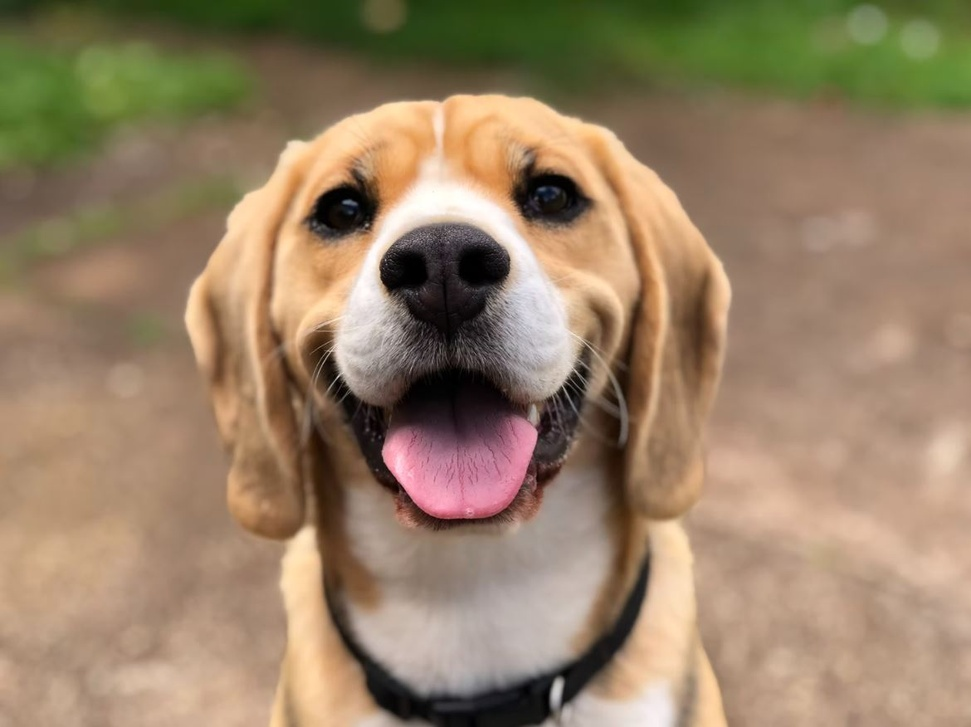
#> input picture resources/Image.jpg, 971 x 727 px, shrunk from 1170 x 876 before the run; its folder holds only this picture in this run
$ python -i High_pass_to_Low_pass.py   (imports and definitions only)
#> lines starting #> are read from the running program, lines starting #| are printed output that depends on the picture
#> in upload_photo_and_display, image is the input picture: shape (727, 971, 3); mean B, G, R 102.9, 129.7, 152
import tkinter as tk
from tkinter import *
from tkinter import filedialog, messagebox
import cv2
import matplotlib.pyplot as plt
import customtkinter

def apply_high_pass_filter(file_path):
#> called with file_path = '../resources/Image.jpg'
    image = cv2.imread(file_path, cv2.IMREAD_COLOR)
    if image is None:
        messagebox.showerror("Error", "Failed to read the image.")
        return

    # Convert to grayscale
    gray_image = cv2.cvtColor(image, cv2.COLOR_BGR2GRAY)
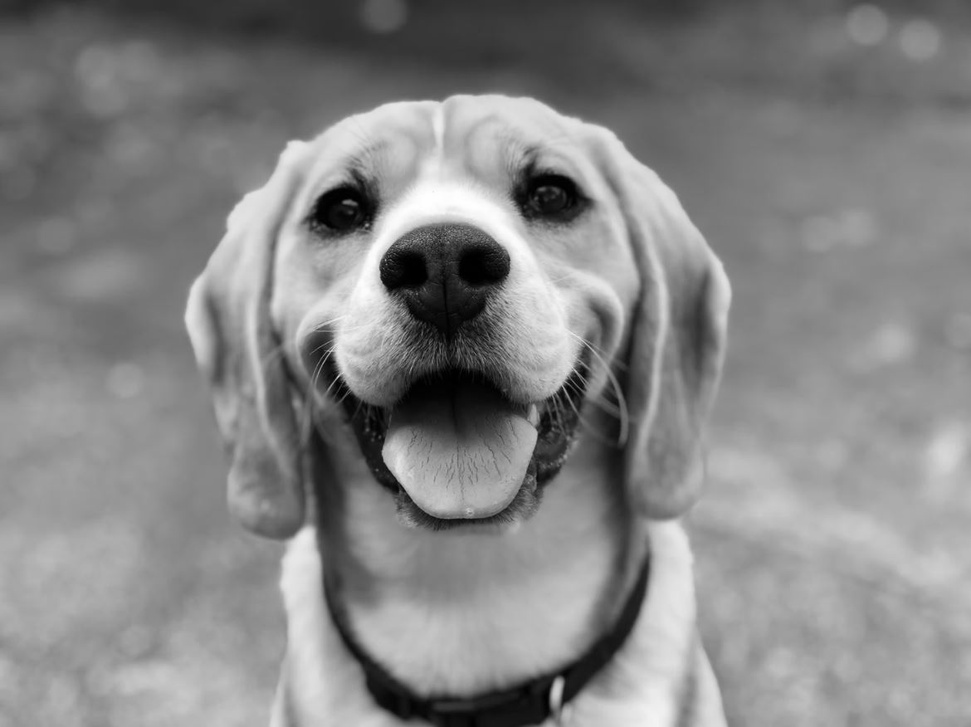
#> gray_image: shape (727, 971); min 0, max 254, mean 133.4

    # Apply Gaussian blur
    blurred_image = cv2.GaussianBlur(gray_image, (21, 21), 0)

    # Subtract the blurred image from the original image
    high_pass_image = cv2.subtract(gray_image, blurred_image)
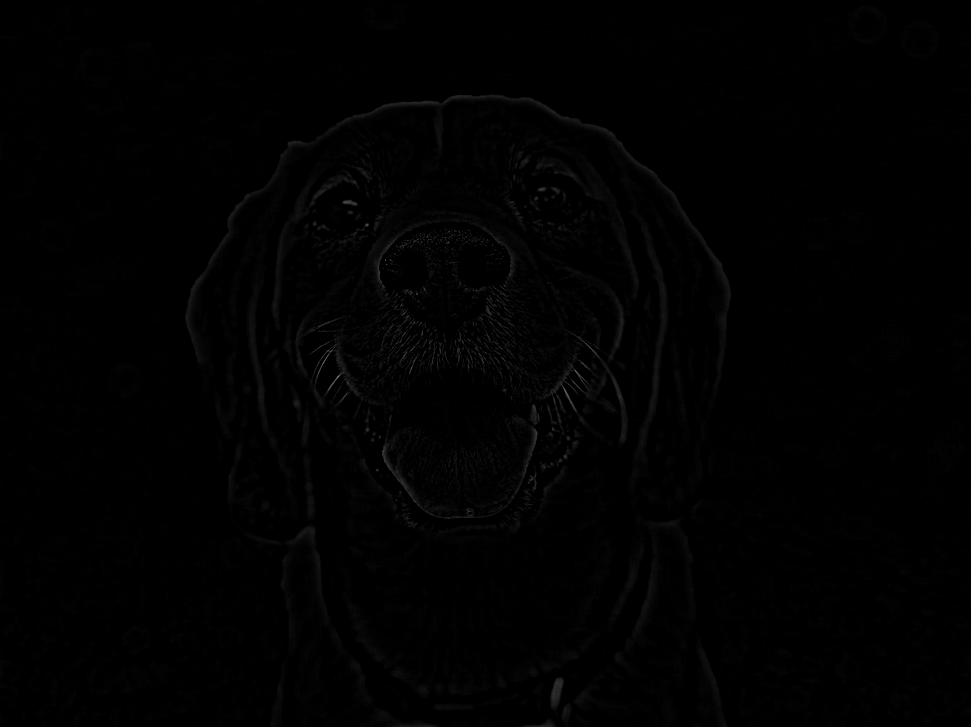
#> high_pass_image: shape (727, 971); min 0, max 130, mean 1.4

    # Normalize the result
    normalized_high_pass = cv2.normalize(high_pass_image, None, 0, 255, cv2.NORM_MINMAX)

    return normalized_high_pass

def apply_low_pass_filter(file_path):
    image = cv2.imread(file_path, cv2.IMREAD_COLOR)
    if image is None:
        messagebox.showerror("Error", "Failed to read the image.")
        return

    # Convert to grayscale
    gray_image = cv2.cvtColor(image, cv2.COLOR_BGR2GRAY)

    # Apply Gaussian blur for low-pass filtering
    low_pass = cv2.GaussianBlur(gray_image, (21, 21), 0)

    return low_pass

def upload_photo_and_display(file_path):
    # Verify the image is read correctly
    image = cv2.imread(file_path, cv2.IMREAD_COLOR)
    if image is not None:
        # Display the original image
        plt.figure(figsize=(12, 6))
        plt.subplot(1, 3, 1)
        plt.imshow(cv2.cvtColor(image, cv2.COLOR_BGR2RGB))
        plt.title("Original Image")
        plt.axis('off')

        # Process the image with high-pass filter
        high_pass_image = apply_high_pass_filter(file_path)
        plt.subplot(1, 3, 2)
        plt.imshow(high_pass_image, cmap='gray')
        plt.title("High-Pass Filtered Image")
        plt.axis('off')

        # Process the image with low-pass filter
        low_pass_image = apply_low_pass_filter(file_path)
        plt.subplot(1, 3, 3)
        plt.imshow(low_pass_image, cmap='gray')
        plt.title("Low-Pass Filtered Image")
        plt.axis('off')

        plt.show()
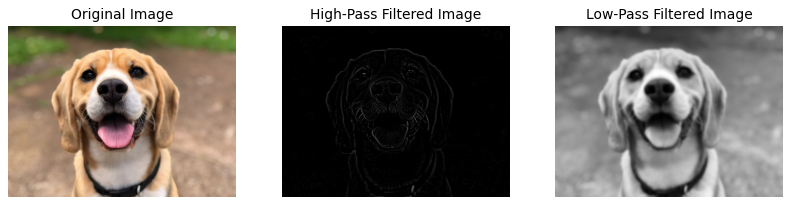
#> figure drawn by matplotlib, 3 panels
    else:
        messagebox.showerror("Error", "Failed to upload image.")

def selector():
    file_types = [("Image files", "*.jpg *.jpeg *.png *.bmp *.gif")]
    file_path = filedialog.askopenfilename(filetypes=file_types)
    if file_path:
        upload_photo_and_display(file_path)

def close():
    root.destroy()

def run_high_pass_to_low_pass():
    global root
    root = customtkinter.CTk()
    root.title('High Pass to Low Pass Filter')
    root.geometry("300x200")
    selector_button = customtkinter.CTkButton(master=root, text="Select Image", command=selector)
    selector_button.place(relx=0.5, rely=0.5, anchor=CENTER)
    root.mainloop()

# [2 lines not run here, left out]

>>> result = upload_photo_and_display('../resources/Image.jpg')
